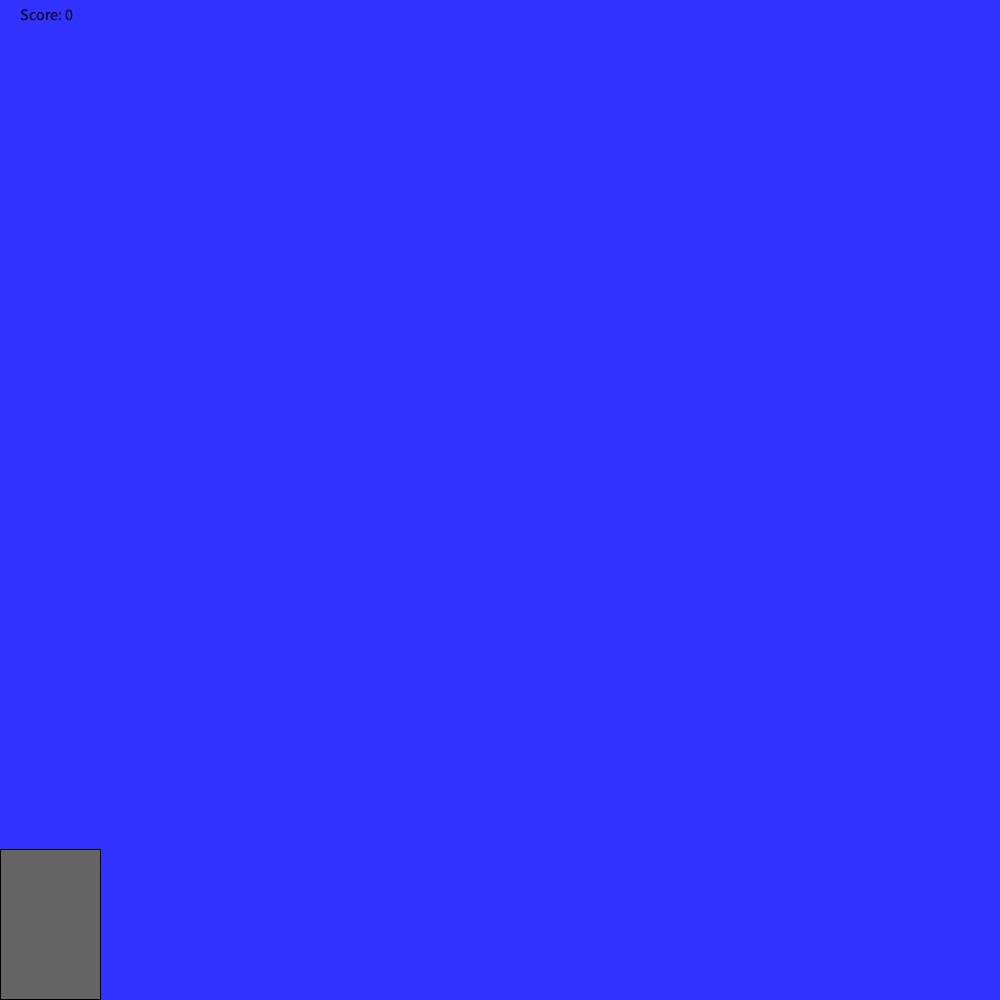
Frame 1 (no input)
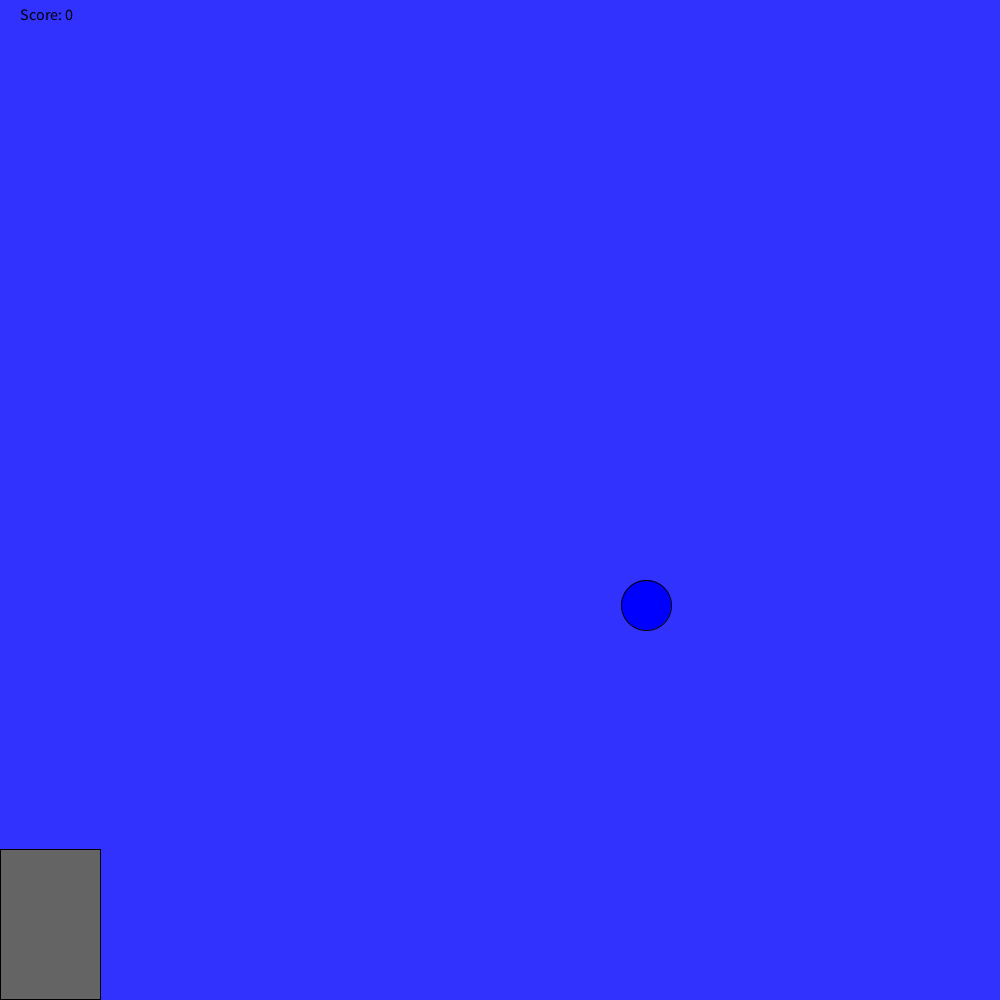
Frame 60 (the mouse pressed at the canvas centre just before this capture)
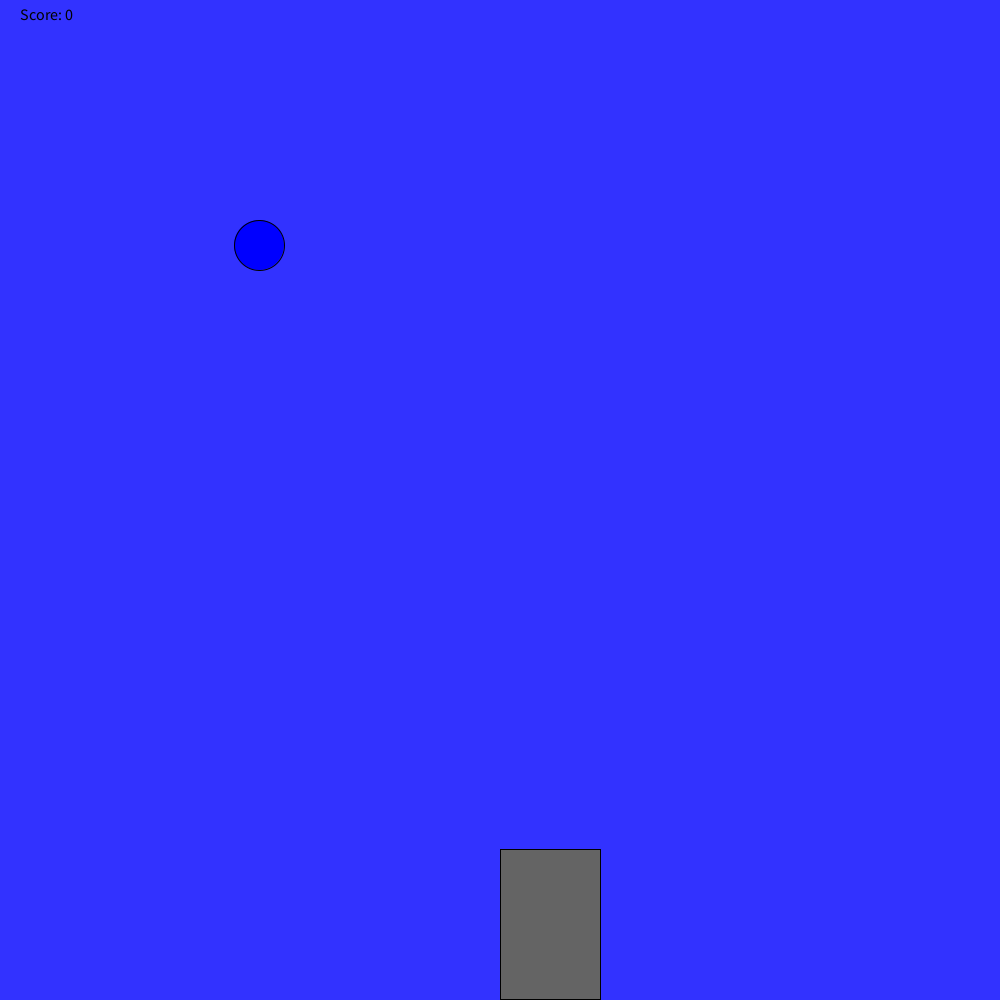
Frame 120 (the mouse held since frame 60 and released just before this capture)

The Processing sketch that drew these frames (run headless with seeded random() and noise(); from frame 60 on, the mouse is pressed at the canvas centre):

// Processing sketch: RainGame
// ── RainGame.pde
int xPos = 0;
int yPos = 976;
int score = 0;
void setup(){
size(1000, 1000);
}
void draw(){
background(50, 50, 255);
fill(0, 0, 255);
stroke(0, 0, 0);
ellipse(xPos, yPos, 50, 50);
fill(100, 100, 100);
stroke(0, 0, 0);
rect(mouseX, 849, 100, 150);
yPos = yPos + 10;
if(yPos > 975){
checkCatch(xPos);
yPos = 25;
xPos = (int) random(width);
}
fill(0, 0, 0);
textSize(16);
text("Score: " + score, 20, 20);
}
void checkCatch(int x){
if (x > mouseX && x < mouseX + 100){
  score++;
}else if (score > 0){
  score--;
}
println("Your score is now: " + score + ".");
}
